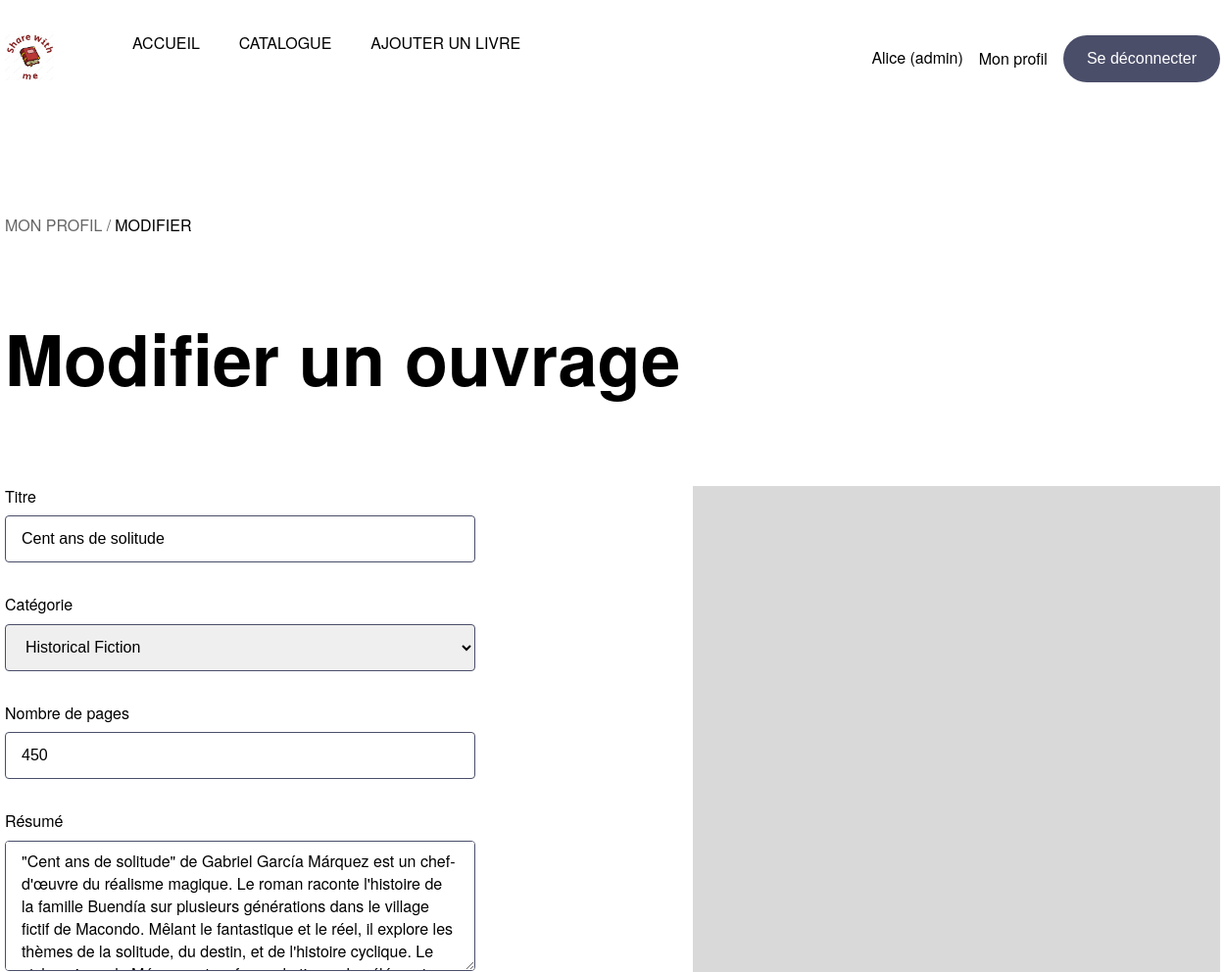
The page /modifyBook.php?idBook=7 (signed in, upper part) on the database as committed earlier.
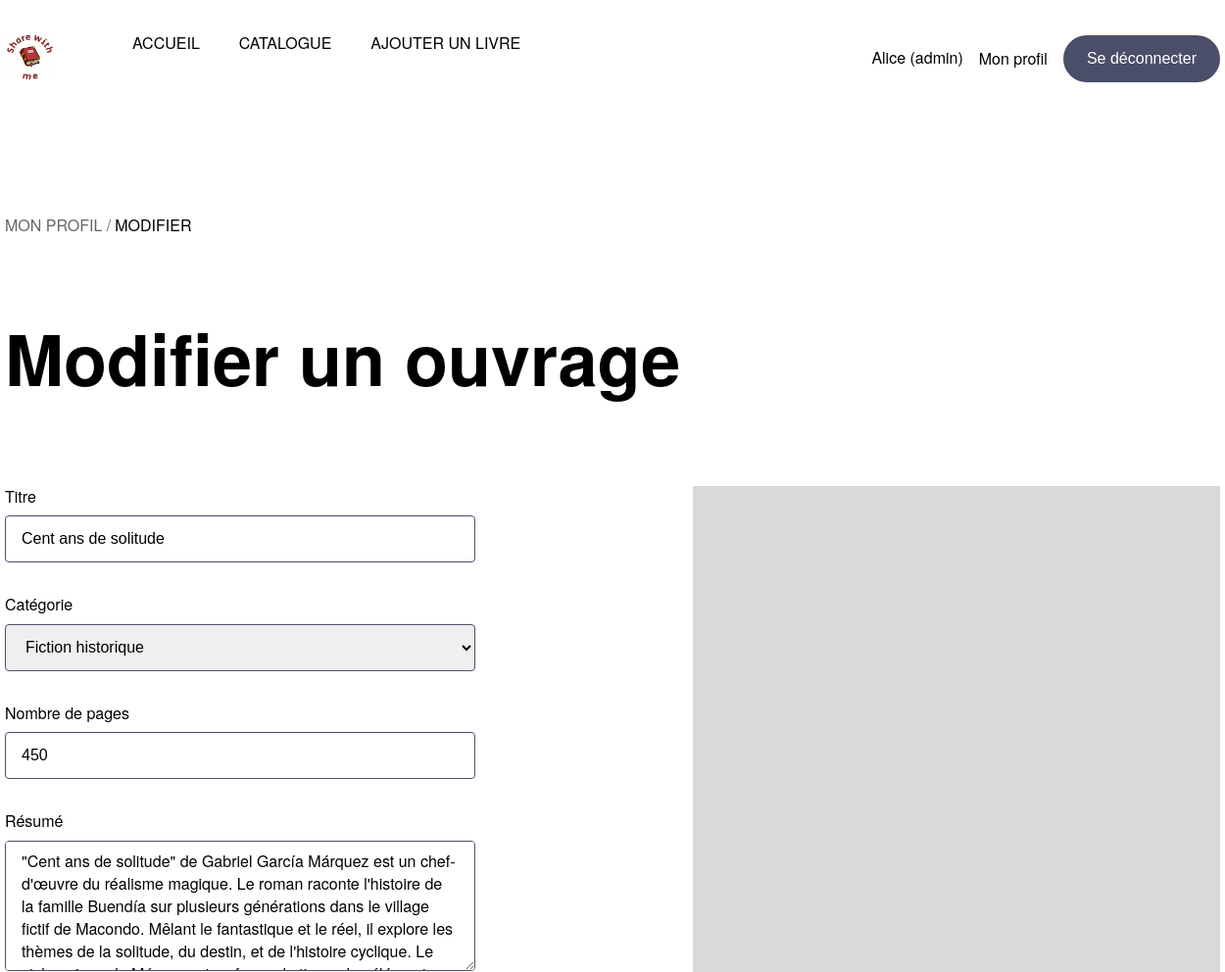
The same page on the database as committed later.
### tables this page shows
CREATE TABLE `t_book` (
  `idBook` int NOT NULL,
  `booTitle` varchar(50) DEFAULT NULL,
  `booNumberPages` int DEFAULT NULL,
  `booExcerpt` varchar(50) DEFAULT NULL,
  `booSummary` varchar(500) DEFAULT NULL,
  `booEditionYear` int DEFAULT NULL,
  `booImageURL` varchar(200) DEFAULT NULL,
  `booEditorName` varchar(50) DEFAULT NULL,
  `fkUser` int NOT NULL,
  `fkAuthor` int NOT NULL,
  `fkCategory` int NOT NULL
);

CREATE TABLE `t_category` (
  `idCategory` int NOT NULL,
  `catName` varchar(50) DEFAULT NULL
);

### config/config.php (called while the page is built)
<?php
return[
    'host' => 'localhost',
    'port' => '6033',
    'dbname' => 'db_library',
    'username' => 'root',
    'password' => 'root'
];

### src/Database.php (called while the page is built, shortened)
<?php
 class Database {
    private $connector;
    public function __construct() {
        $configs = include("../config/config.php");
        try
        {
            $this->connector = new PDO('mysql:host='. $configs['host'] . ':' . $configs['port'] . ';dbname=' . $configs['dbname'] . ';charset=utf8' , $configs['username'], $configs['password']);
        }
        catch (PDOException $e)
        {
            die('Erreur : ' . $e->getMessage());
        }
    }
    private function querySimpleExecute($query) {
        return $this->connector->query($query);
    }
    private function queryPrepareExecute($query, $binds) {
        $req = $this->connector->prepare($query);
        foreach($binds as $bind => $value){
            $req->bindValue($bind, $value);
        }
        $req->execute();
        return $req;
    }
    private function formatData($req) {
        return $req->fetchALL(PDO::FETCH_ASSOC);
    }
     public function getOneAuthor($idAuthor) {
         $query = "SELECT * FROM t_author  WHERE idAuthor = :idAuthor";
         $binds = array("idAuthor" => $idAuthor);
         $req = $this->queryPrepareExecute($query, $binds);
         $authors = $this->formatData($req);
         return $authors[0];
     }
    public function getAllCategories() {
        $query = 'SELECT * FROM t_category  ORDER BY catName';
        $req = $this->querySimpleExecute($query);
        $allCategories = $this->formatData($req);
        return $allCategories;
    }
    public function getOneBook($idBook) {
        $query = "SELECT * FROM t_book  WHERE idBook = :idBook";
        $binds = array("idBook" => $idBook);
        $req = $this->queryPrepareExecute($query, $binds);
        $books = $this->formatData($req);
        return $books[0];
    }
 }
?>

### src/parts/form.inc.php (the view, shortened to what this page needs)
<div id="book-form-container">
    <div id="form-left">
        <p class="space">
            <label for="title">Titre</label>
            <input type="text" name="title" id="title" placeholder="Titre" value="<?= $bookData["title"]; ?>">
        </p>
        <p class="space">
            <label for="category">Catégorie</label>
            <select name="category" id="category">
                <?php foreach ($categories as $category) : ?>
                <option value="<?= $category["idCategory"]; ?>" <?php if ($category["idCategory"] === $bookData["idCategory"]) : ?>selected<?php endif; ?>><?= $category["catName"] ;?></option>
                <?php endforeach; ?>
            </select>
        </p>
        <p class="space">
            <label for="page-number">Nombre de pages</label>
            <input type="number" name="page-number" id="page-number" placeholder="Nombre de pages" min="1" max="" value="<?= $bookData["nbPages"]; ?>">
        </p>
        <p class="space">
            <label for="summary">Résumé</label>
            <textarea name="summary" id="summary" placeholder="Résumé" rows="5" cols="35"><?= $bookData["summary"]; ?></textarea>
        </p>
    </div>
    <div id="form-right">
        <div id="img-cover"></div>
    </div>
</div>

Rows that differ between the two databases and show on the page:
changed through a linked row, t_book "Cent ans de solitude": category "Historical Fiction" → "Fiction historique"
